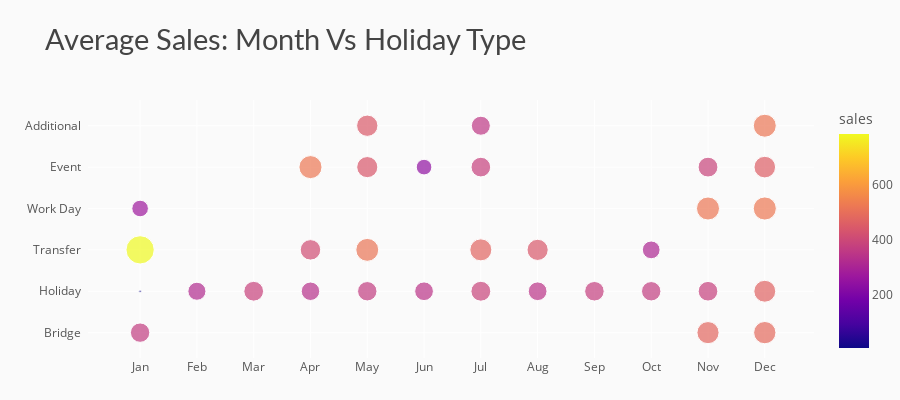

Notebook code cell kept with this figure:
### Code cell
# data
df_m_ht = df_train1.groupby(['month','holiday_type']).agg({"sales" : "mean"}).reset_index()
df_m_ht['sales'] = round(df_m_ht['sales'], 2)

# chart
fig = px.scatter(df_m_ht, x='month', color='sales', y='holiday_type', size='sales',
                 color_discrete_sequence=px.colors.qualitative.D3,
                 title="Average Sales: Month Vs Holiday Type")
# styling
fig.update_yaxes(ticksuffix='  ')
fig.update_xaxes(tickmode = 'array', tickvals=[i for i in range(1,13)], 
                 ticktext=['Jan','Feb','Mar','Apr','May','Jun','Jul','Aug','Sep','Oct','Nov','Dec'])
fig.update_layout(height=400, xaxis_title='', yaxis_title='',
                  margin=dict(b=0),
                  plot_bgcolor='#fafafa', paper_bgcolor='#fafafa',
                  title_font=dict(size=29, color='#444', family="Lato, sans-serif"),
                  font=dict(color='#555'), 
                  hoverlabel=dict(bgcolor="#f2f2f2", font_size=13, font_family="Lato, sans-serif"))
fig.show()

### Figure 1 — Plotly figure (JSON) as saved in the notebook; plotly's stock layout.template omitted (floating-point values rounded to 4 significant figures)
{"data": [{"hovertemplate": "month=%{x}<br>holiday_type=%{y}<br>sales=%{marker.color}<extra></extra>", "legendgroup": "", "marker": {"color": [369.1, 5.88, 786.9, 271.3, 320.5, 383.9, 523.3, 336.4, 413.6, 447.1, 439.8, 370.4, 515.5, 240.7, 344.5, 356.0, 381.2, 388.7, 475.8, 345.4, 441.1, 375.2, 369.9, 310.1, 481.7, 388.0, 380.4, 521.8, 518.4, 489.4, 458.7, 471.6, 525], "coloraxis": "coloraxis", "size": [369.1, 5.88, 786.9, 271.3, 320.5, 383.9, 523.3, 336.4, 413.6, 447.1, 439.8, 370.4, 515.5, 240.7, 344.5, 356.0, 381.2, 388.7, 475.8, 345.4, 441.1, 375.2, 369.9, 310.1, 481.7, 388.0, 380.4, 521.8, 518.4, 489.4, 458.7, 471.6, 525], "sizemode": "area", "sizeref": 1.967, "symbol": "circle"}, "mode": "markers", "name": "", "orientation": "h", "showlegend": false, "type": "scatter", "x": [1, 1, 1, 1, 2, 3, 4, 4, 4, 5, 5, 5, 5, 6, 6, 7, 7, 7, 7, 8, 8, 9, 10, 10, 11, 11, 11, 11, 12, 12, 12, 12, 12], "xaxis": "x", "y": ["Bridge", "Holiday", "Transfer", "Work Day", "Holiday", "Holiday", "Event", "Holiday", "Transfer", "Additional", "Event", "Holiday", "Transfer", "Event", "Holiday", "Additional", "Event", "Holiday", "Transfer", "Holiday", "Transfer", "Holiday", "Holiday", "Transfer", "Bridge", "Event", "Holiday", "Work Day", "Additional", "Bridge", "Event", "Holiday", "Work Day"], "yaxis": "y"}], "layout": {"coloraxis": {"colorbar": {"title": {"text": "sales"}}, "colorscale": [[0, "#0d0887"], [0.1111, "#46039f"], [0.2222, "#7201a8"], [0.3333, "#9c179e"], [0.4444, "#bd3786"], [0.5556, "#d8576b"], [0.6667, "#ed7953"], [0.7778, "#fb9f3a"], [0.8889, "#fdca26"], [1, "#f0f921"]]}, "font": {"color": "#555"}, "height": 400, "hoverlabel": {"bgcolor": "#f2f2f2", "font": {"family": "Lato, sans-serif", "size": 13}}, "legend": {"itemsizing": "constant", "tracegroupgap": 0}, "margin": {"b": 0}, "paper_bgcolor": "#fafafa", "plot_bgcolor": "#fafafa", "title": {"font": {"color": "#444", "family": "Lato, sans-serif", "size": 29}, "text": "Average Sales: Month Vs Holiday Type"}, "xaxis": {"anchor": "y", "domain": [0, 1], "tickmode": "array", "ticktext": ["Jan", "Feb", "Mar", "Apr", "May", "Jun", "Jul", "Aug", "Sep", "Oct", "Nov", "Dec"], "tickvals": [1, 2, 3, 4, 5, 6, 7, 8, 9, 10, 11, 12], "title": {"text": ""}}, "yaxis": {"anchor": "x", "domain": [0, 1], "ticksuffix": "  ", "title": {"text": ""}}}}
